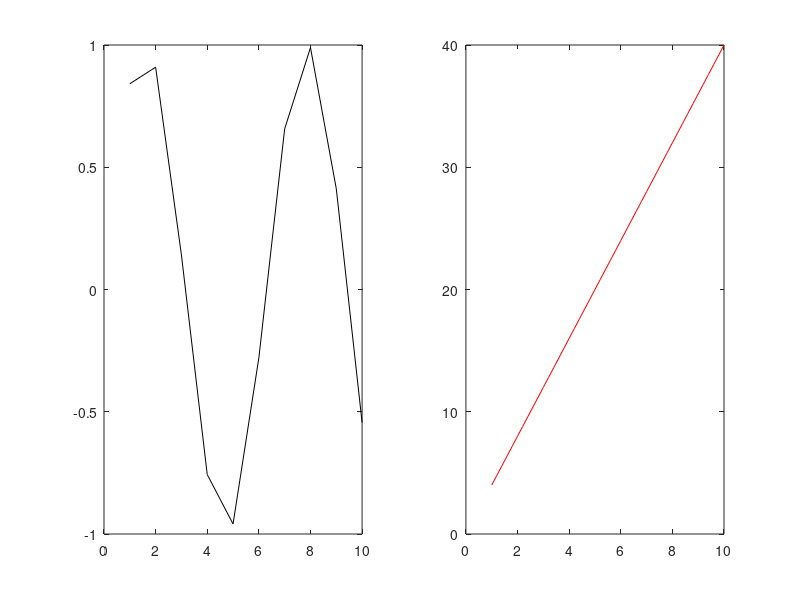

MATLAB code for this plot:
function plotFunc
x1 = 1:10;
y1 = sin(x1);

x2 = 1:.2:10;
y2 = 4*x2;
subplot(1, 2, 1)
plot(x1, y1, 'k');
subplot(1, 2, 2)
plot(x2, y2, 'r');
end